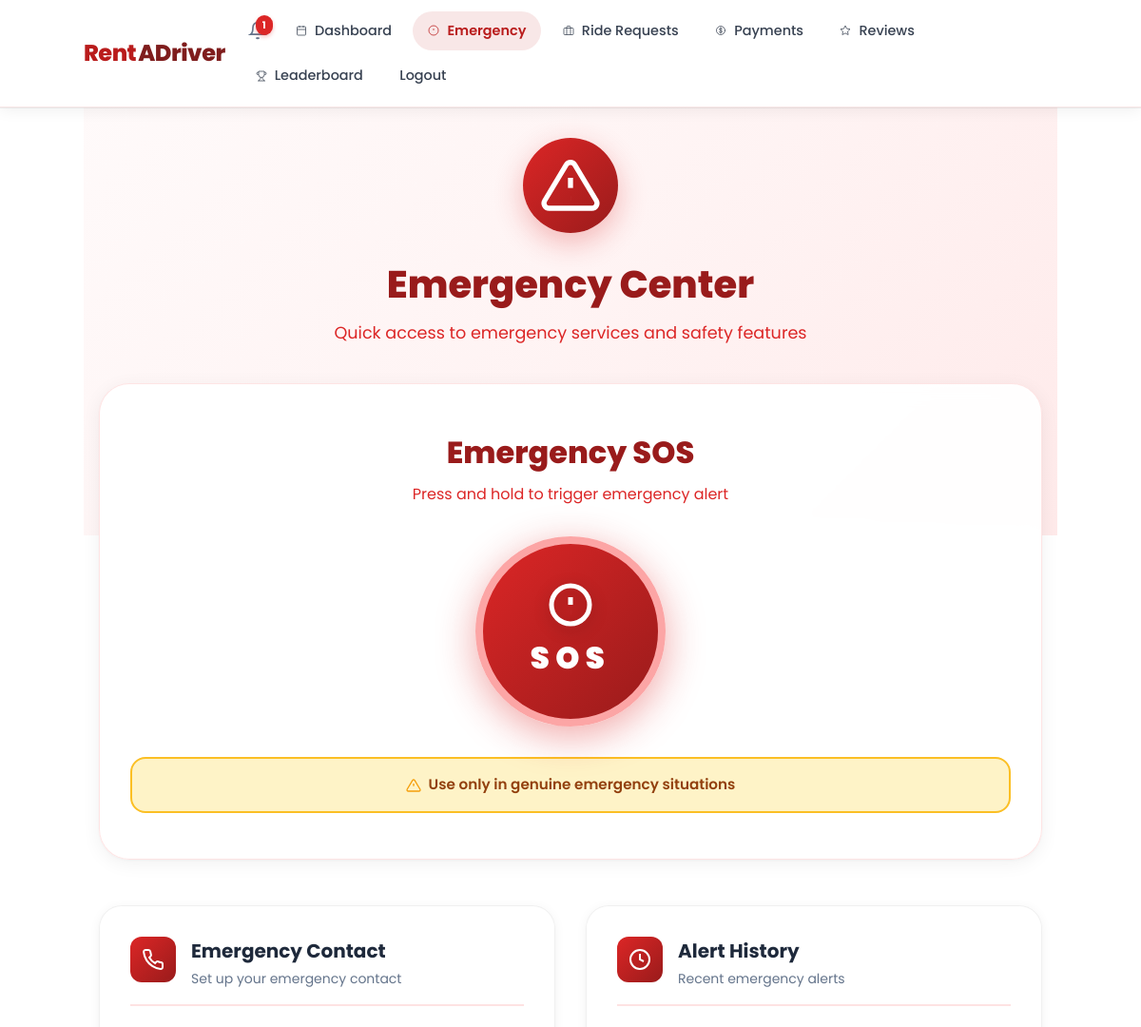
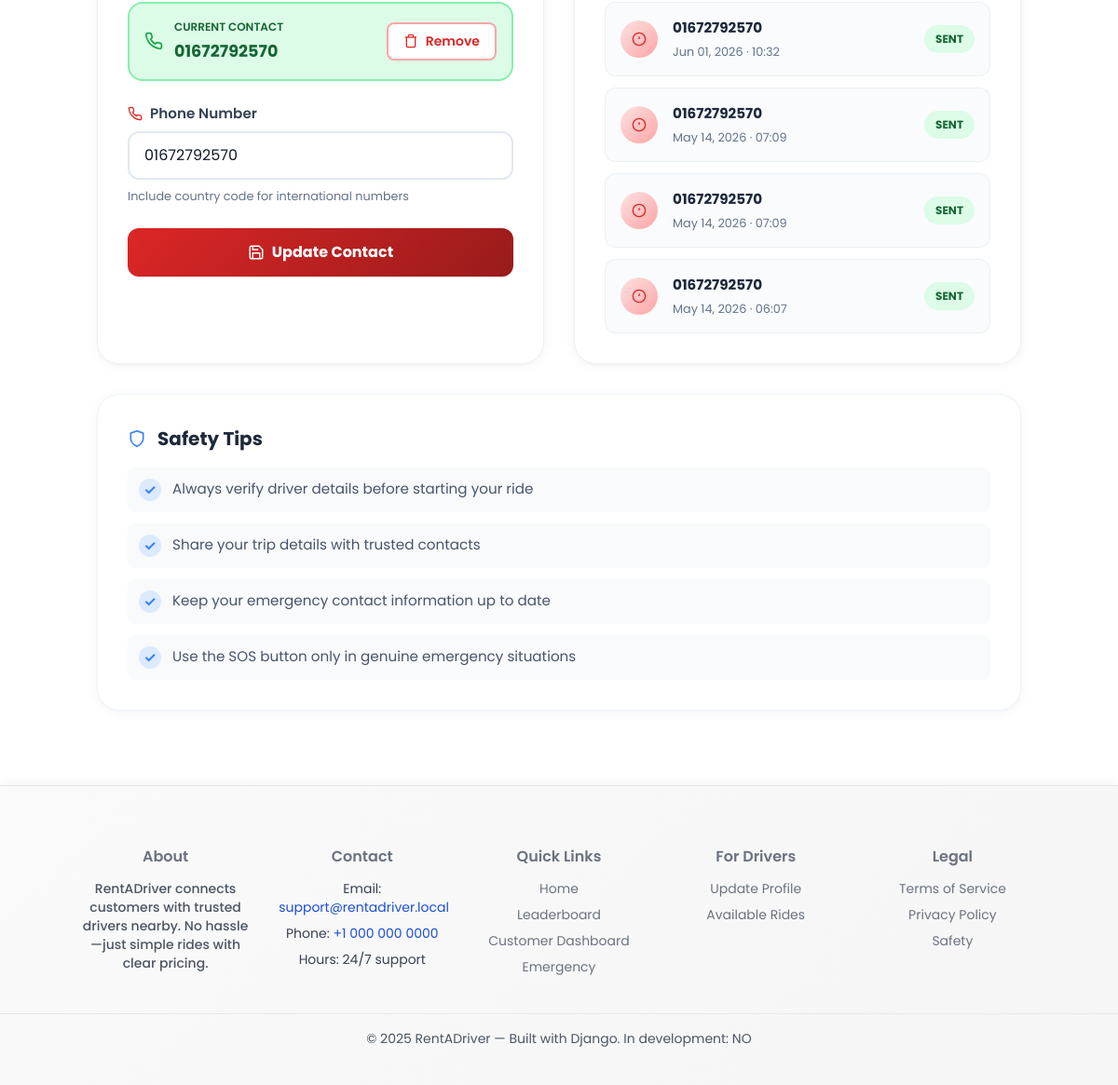
Screenshot of /emergency/ (signed in) with the database file from the repository (2 pictures, top to bottom).
### emergency/models.py (models this page shows, shortened)
class EmergencyContact(models.Model):
	user = models.OneToOneField(settings.AUTH_USER_MODEL, on_delete=models.CASCADE, related_name="+")
	phone_number = models.CharField(max_length=20)
	created_at = models.DateTimeField(auto_now_add=True)
	class Meta:
		db_table = "core_emergencycontact"
		managed = False

class EmergencyAlert(models.Model):
	user = models.ForeignKey(settings.AUTH_USER_MODEL, on_delete=models.CASCADE, related_name="+")
	contact = models.ForeignKey(EmergencyContact, on_delete=models.CASCADE)
	triggered_at = models.DateTimeField(auto_now_add=True)
	status = models.CharField(max_length=20, choices=[("sent", "Sent"), ("failed", "Failed")], default="sent")
	class Meta:
		db_table = "core_emergencyalert"
		managed = False

### core/views.py (the view)
# urls.py: path("emergency/", views.emergency_view, name="emergency"),
@login_required
def emergency_view(request):
    contact = None
    try:
        contact = request.user.emergency_contact
    except EmergencyContact.DoesNotExist:
        contact = None
    alerts = EmergencyAlert.objects.filter(user=request.user).order_by("-triggered_at")[:20]
    return render(request, "emergency.html", {"contact": contact, "alerts": alerts})

### core/templates/emergency.html (shortened to what this page needs)
{% extends "base.html" %}
{% block content %}
<div class="emergency-page">
  <div class="emergency-container">
    <div class="emergency-hero">
      <div class="emergency-hero-icon">
        <svg width="64" height="64" viewBox="0 0 24 24" fill="none" stroke="currentColor" stroke-width="2">
          <path d="M10.29 3.86L1.82 18a2 2 0 0 0 1.71 3h16.94a2 2 0 0 0 1.71-3L13.71 3.86a2 2 0 0 0-3.42 0z"/>
          <line x1="12" y1="9" x2="12" y2="13"/>
          <line x1="12" y1="17" x2="12.01" y2="17"/>
        </svg>
      </div>
      <h1 class="emergency-hero-title">Emergency Center</h1>
      <p class="emergency-hero-subtitle">Quick access to emergency services and safety features</p>
    </div>
    <div class="sos-section">
      <div class="sos-card">
        <div class="sos-header">
          <h2 class="sos-title">Emergency SOS</h2>
          <p class="sos-description">Press and hold to trigger emergency alert</p>
        </div>
        <form method="post" action="{% url 'trigger_alert' %}" id="sosForm">
          <button type="button" class="sos-button" id="sosButton">
            <div class="sos-button-inner">
              <svg class="sos-icon" width="48" height="48" viewBox="0 0 24 24" fill="none" stroke="currentColor" stroke-width="2.5">
                <circle cx="12" cy="12" r="10"/>
                <line x1="12" y1="8" x2="12" y2="12"/>
                <line x1="12" y1="16" x2="12.01" y2="16"/>
              </svg>
              <span class="sos-text">SOS</span>
            </div>
          </button>
        </form>
        <div class="sos-warning">
          <svg width="16" height="16" viewBox="0 0 24 24" fill="none" stroke="currentColor" stroke-width="2">
            <path d="M10.29 3.86L1.82 18a2 2 0 0 0 1.71 3h16.94a2 2 0 0 0 1.71-3L13.71 3.86a2 2 0 0 0-3.42 0z"/>
            <line x1="12" y1="9" x2="12" y2="13"/>
            <line x1="12" y1="17" x2="12.01" y2="17"/>
          </svg>
          Use only in genuine emergency situations
        </div>
      </div>
    </div>
    <div class="emergency-grid">
      <div class="emergency-card contact-card">
        <div class="card-header-emergency">
          <div class="card-icon-emergency">
          </div>
          <div>
            <h3 class="card-title-emergency">Emergency Contact</h3>
            <p class="card-subtitle-emergency">Set up your emergency contact</p>
          </div>
        </div>
        {% if contact %}
        <div class="current-contact-display">
          <div class="contact-info">
            <div>
              <p class="contact-label">Current Contact</p>
              <p class="contact-number">{{ contact.phone_number }}</p>
            </div>
          </div>
          <form method="post" action="{% url 'delete_emergency_contact' %}" class="delete-contact-form">
            <button type="submit" class="btn-delete-contact">
              <svg width="16" height="16" viewBox="0 0 24 24" fill="none" stroke="currentColor" stroke-width="2">
                <polyline points="3 6 5 6 21 6"/>
                <path d="M19 6v14a2 2 0 0 1-2 2H7a2 2 0 0 1-2-2V6m3 0V4a2 2 0 0 1 2-2h4a2 2 0 0 1 2 2v2"/>
              </svg>
              Remove
            </button>
          </form>
        </div>
        {% endif %}
        <form method="post" action="{% url 'set_emergency_contact' %}" class="emergency-contact-form">
          <div class="form-group-emergency">
            <label class="form-label-emergency">
              Phone Number
            </label>
            <input
              type="tel"
              name="phone_number"
              class="form-input-emergency"
              placeholder="+880 1XXX-XXXXXX"
              value="{% if contact %}{{ contact.phone_number }}{% endif %}"
              required
            />
            <small class="form-help-emergency">Include country code for international numbers</small>
          </div>
          <button type="submit" class="btn-save-contact">
            <svg width="18" height="18" viewBox="0 0 24 24" fill="none" stroke="currentColor" stroke-width="2">
              <path d="M19 21H5a2 2 0 0 1-2-2V5a2 2 0 0 1 2-2h11l5 5v11a2 2 0 0 1-2 2z"/>
              <polyline points="17 21 17 13 7 13 7 21"/>
              <polyline points="7 3 7 8 15 8"/>
            </svg>
            {% if contact %}Update Contact{% else %}Save Contact{% endif %}
          </button>
        </form>
      </div>
      <div class="emergency-card history-card">
        <div class="card-header-emergency">
          <div class="card-icon-emergency">
            <svg width="24" height="24" viewBox="0 0 24 24" fill="none" stroke="currentColor" stroke-width="2">
              <circle cx="12" cy="12" r="10"/>
              <polyline points="12 6 12 12 16 14"/>
            </svg>
          </div>
          <div>
            <h3 class="card-title-emergency">Alert History</h3>
            <p class="card-subtitle-emergency">Recent emergency alerts</p>
          </div>
        </div>
        <div class="history-list-container">
          {% if alerts %}
          <ul class="history-list">
            {% for a in alerts %}
            <li class="history-item">
              <div class="history-icon">
                <svg width="16" height="16" viewBox="0 0 24 24" fill="none" stroke="currentColor" stroke-width="2">
                  <circle cx="12" cy="12" r="10"/>
                  <line x1="12" y1="8" x2="12" y2="12"/>
                  <line x1="12" y1="16" x2="12.01" y2="16"/>
                </svg>
              </div>
              <div class="history-details">
                <p class="history-contact">{{ a.contact.phone_number }}</p>
                <p class="history-time">{{ a.triggered_at|date:"M d, Y · H:i" }}</p>
              </div>
              <span class="history-status status-{{ a.status }}">{{ a.status|title }}</span>
            </li>
            {% endfor %}
          </ul>
          {% endif %}
        </div>
      </div>
    </div>
    <div class="safety-tips-card">
      <h3 class="safety-tips-title">
        <svg width="20" height="20" viewBox="0 0 24 24" fill="none" stroke="currentColor" stroke-width="2">
          <path d="M12 22s8-4 8-10V5l-8-3-8 3v7c0 6 8 10 8 10z"/>
        </svg>
        Safety Tips
      </h3>
      <ul class="safety-tips-list">
        <li>Always verify driver details before starting your ride</li>
        <li>Share your trip details with trusted contacts</li>
        <li>Keep your emergency contact information up to date</li>
        <li>Use the SOS button only in genuine emergency situations</li>
      </ul>
    </div>
  </div>
</div>
{% endblock %}

### core/static/css/style.css (style rules this page uses)
:root { --bg: #ffffff; --card: #fafafa; --muted: #6b7280; --accent: #b91c1c; --accent-2: #7f1d1d; --glass: rgba(185,28,28,0.04); --text-primary: #111827; --text-secondary: #374151; --border: #e5e7eb; --shadow: rgba(0,0,0,0.1); --success: #10b981; --success-light: #d1fae5; --radius: 12px; --fw-regular: 400; --fw-medium: 600; --max-width: 1100px; }
* { box-sizing: border-box; outline: none; }
a, button, input, select, textarea { outline: none; -webkit-tap-highlight-color: transparent; }
html,body { height:100%; margin: 0; padding: 0; outline: none; }
body { min-height: 100vh; display: flex; flex-direction: column; }
body { margin:0; font-family: "Poppins", system-ui, -apple-system, "Segoe UI", Roboto, "Helvetica Neue", Arial; background: var(--bg); color: var(--text-primary); -webkit-font-smoothing:antialiased; -moz-osx-font-smoothing:grayscale; line-height:1.45; -webkit-tap-highlight-color: transparent; min-height: 100vh; display: flex; flex-direction: column; }
.emergency-grid { display: grid; grid-template-columns: repeat(auto-fit, minmax(350px, 1fr)); gap: 2rem; margin-top: 2rem; }
* { outline: none; }

### rows the page displays
EmergencyContact: phone_number "01672792570"
EmergencyAlert: contact.phone_number "01672792570", triggered_at "Jun 01, 2026 · 10:32", status "SENT"
EmergencyAlert: contact.phone_number "01672792570", triggered_at "May 14, 2026 · 07:09", status "SENT"
EmergencyAlert: contact.phone_number "01672792570", triggered_at "May 14, 2026 · 07:09", status "SENT"
EmergencyAlert: contact.phone_number "01672792570", triggered_at "May 14, 2026 · 06:07", status "SENT"

### other values shown
{{ debug|yesno:"YES,NO" }} "NO"
